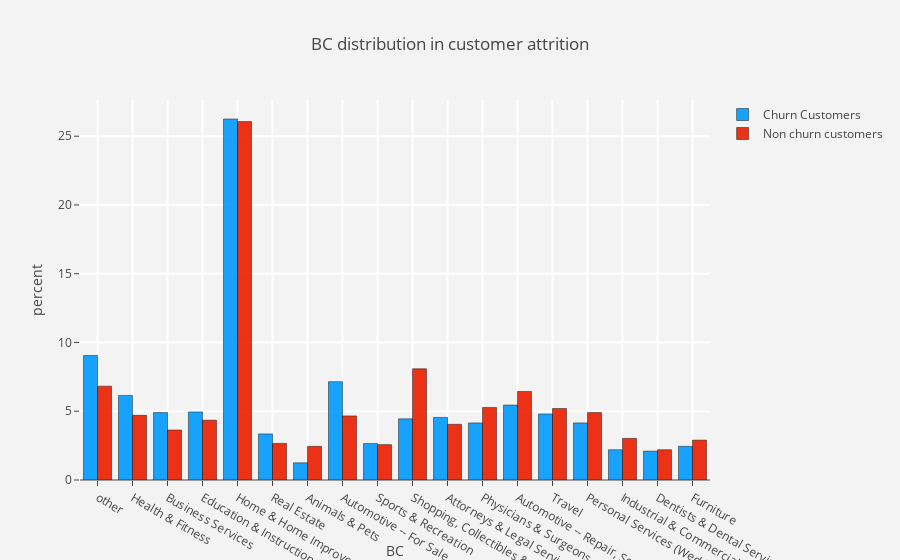

Notebook code cell kept with this figure:
### Markdown cell above
The percentage of churned customers is more in smaller states (marked as others) and Florida. In comparison states like CA and TX has less percentage of churned customers in comparison.

### Code cell
histogram('BC')

### Figure 1 — Plotly figure (JSON) as saved in the notebook; plotly's stock layout.template omitted (floating-point values rounded to 4 significant figures; data arrays with more than 128 entries replaced by an {"elided": "..."} marker saying what was removed)
{"data": [{"histnorm": "percent", "marker": {"color": "rgb(0,155,255)", "line": {"color": "black", "width": 0.5}}, "name": "Churn Customers", "opacity": 0.9, "type": "histogram", "uid": "4528361a-c6e0-4ce6-a9b0-9cfd95f67822", "x": {"elided": "2000 str values"}}, {"histnorm": "percent", "marker": {"color": "rgb(235,30,0)", "line": {"color": "black", "width": 0.5}}, "name": "Non churn customers", "opacity": 0.9, "type": "histogram", "uid": "4a31e750-ed6c-4af9-b246-e021c1e48787", "x": {"elided": "8000 str values"}}], "layout": {"paper_bgcolor": "rgb(243,243,243)", "plot_bgcolor": "rgb(243,243,243)", "title": "BC distribution in customer attrition ", "xaxis": {"gridcolor": "rgb(255, 255, 255)", "gridwidth": 2, "ticklen": 5, "title": "BC", "zerolinewidth": 1}, "yaxis": {"gridcolor": "rgb(255, 255, 255)", "gridwidth": 2, "ticklen": 5, "title": "percent", "zerolinewidth": 1}}}
